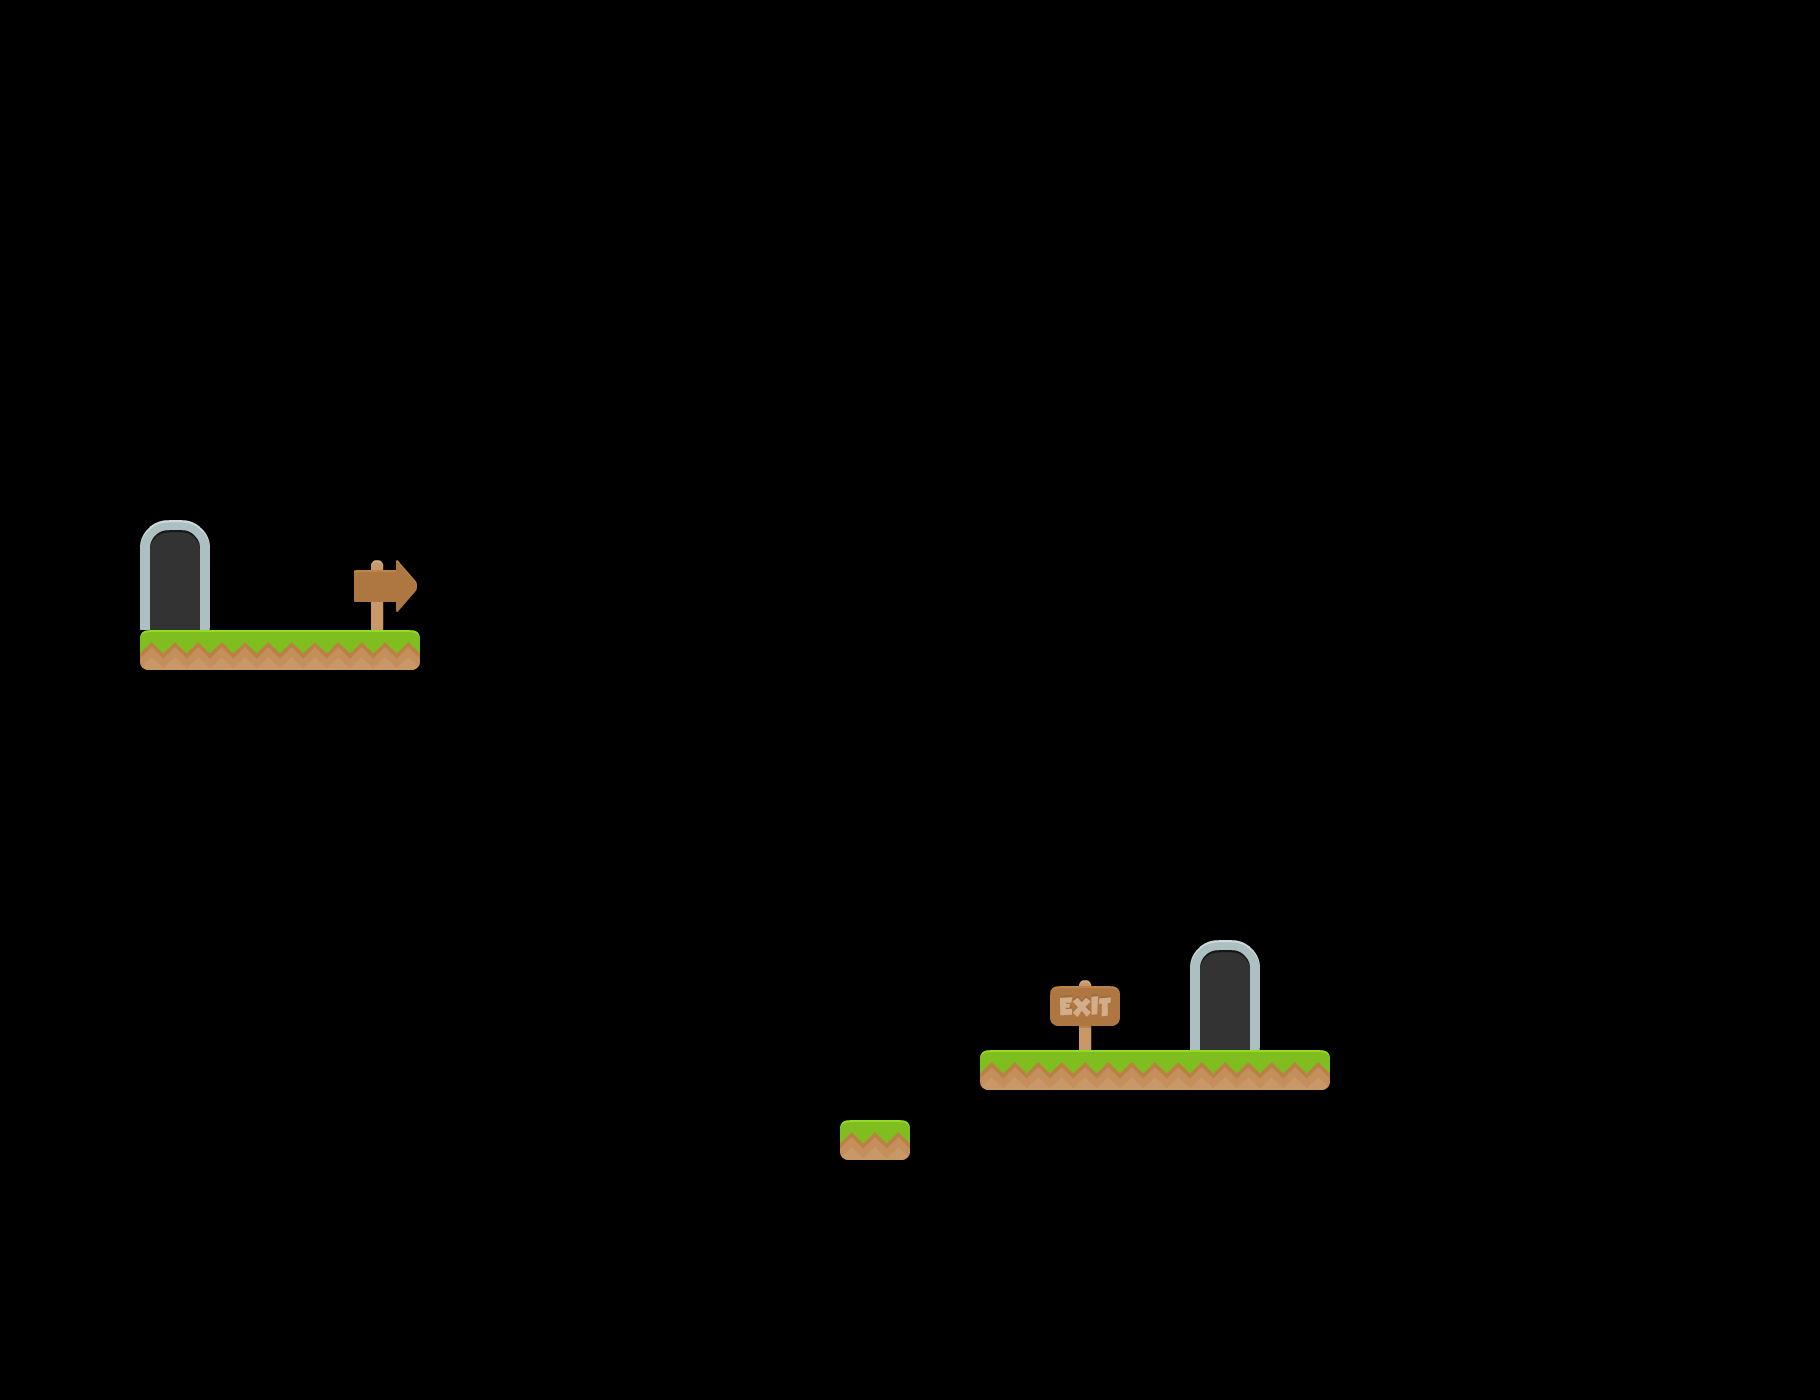

A 2D game scene composited from a Tiled map and its tileset images. What follows is a short description and the map's XML, with every tile layer's data as written:
An orthogonal 26x20 tile map with 70x70 px tiles, 4 tile layers (Colliders, Start, Exit, Decorations) and 16 objects.

<map version="1.5" tiledversion="1.6.0" orientation="orthogonal" renderorder="right-down" width="26" height="20" tilewidth="70" tileheight="70" infinite="0" nextlayerid="8" nextobjectid="8">
 <editorsettings>
  <export target="level2.json" format="json" />
 </editorsettings>
 <tileset firstgid="1" name="tiles" tilewidth="70" tileheight="70" spacing="4" margin="1" tilecount="156" columns="12">
  <image source="../../../images/spritesheets/tiles.png" trans="ff00ff" width="886" height="960" />
  <tile id="2">
   <objectgroup draworder="index" id="2">
    <object id="1" x="0" y="0" width="70" height="40" />
   </objectgroup>
  </tile>
  <tile id="14">
   <objectgroup draworder="index" id="2">
    <object id="1" x="0" y="0" width="70" height="40" />
   </objectgroup>
  </tile>
  <tile id="15">
   <objectgroup draworder="index" id="2">
    <object id="1" x="0" y="50" width="70" height="20" />
   </objectgroup>
  </tile>
  <tile id="26">
   <objectgroup draworder="index" id="2">
    <object id="1" x="0" y="0" width="70" height="40" />
   </objectgroup>
  </tile>
  <tile id="44">
   <objectgroup draworder="index" id="2">
    <object id="1" x="0" y="0" width="70" height="40" />
   </objectgroup>
  </tile>
  <tile id="45">
   <objectgroup draworder="index" id="2">
    <object id="1" x="0" y="30" width="70" height="40" />
   </objectgroup>
  </tile>
  <tile id="56">
   <objectgroup draworder="index" id="2">
    <object id="1" x="0" y="0" width="70" height="40" />
   </objectgroup>
  </tile>
  <tile id="57">
   <objectgroup draworder="index" id="2">
    <object id="1" x="0" y="0" width="70" height="70" />
   </objectgroup>
  </tile>
  <tile id="68">
   <objectgroup draworder="index" id="2">
    <object id="1" x="0" y="0" width="70" height="40" />
   </objectgroup>
  </tile>
  <tile id="71">
   <objectgroup draworder="index" id="2">
    <object id="1" x="0" y="0" width="70" height="40" />
   </objectgroup>
  </tile>
  <tile id="80">
   <objectgroup draworder="index" id="2">
    <object id="1" x="0" y="0" width="70" height="40" />
   </objectgroup>
  </tile>
  <tile id="117">
   <objectgroup draworder="index" id="2">
    <object id="1" x="0" y="0" width="70" height="40" />
   </objectgroup>
  </tile>
  <tile id="119">
   <objectgroup draworder="index" id="2">
    <object id="1" x="0" y="0" width="70" height="40" />
   </objectgroup>
  </tile>
  <tile id="124">
   <objectgroup draworder="index" id="2">
    <object id="1" x="0" y="45" width="70" height="25" />
   </objectgroup>
  </tile>
  <tile id="126">
   <objectgroup draworder="index" id="2">
    <object id="1" x="0" y="0" width="70" height="40" />
   </objectgroup>
  </tile>
  <tile id="145">
   <objectgroup draworder="index" id="2">
    <object id="1" x="0" y="0" width="70" height="40" />
   </objectgroup>
  </tile>
 </tileset>
 <layer id="1" name="Colliders" width="26" height="20">
  <data encoding="csv">
0,0,0,0,0,0,0,0,0,0,0,0,0,0,0,0,0,0,0,0,0,0,0,0,0,0,
0,0,0,0,0,0,0,0,0,0,0,0,0,0,0,0,0,0,0,0,0,0,0,0,0,0,
0,0,0,0,0,0,0,0,0,0,0,0,0,0,0,0,0,0,0,0,0,0,0,0,0,0,
0,0,0,0,0,0,0,0,0,0,0,0,0,0,0,0,0,0,0,0,0,0,0,0,0,0,
0,0,0,0,0,0,0,0,0,0,0,0,0,0,0,0,0,0,0,0,0,0,0,0,0,0,
0,0,0,0,0,0,0,0,0,0,0,0,0,0,0,0,0,0,0,0,0,0,0,0,0,0,
0,0,0,0,0,0,0,0,0,0,0,0,0,0,0,0,0,0,0,0,0,0,0,0,0,0,
0,0,0,0,0,0,0,0,0,0,0,0,0,0,0,0,0,0,0,0,0,0,0,0,0,0,
0,0,0,0,0,0,0,0,0,0,0,0,0,0,0,0,0,0,0,0,0,0,0,0,0,0,
0,0,69,57,57,45,0,0,0,0,0,0,0,0,0,0,0,0,0,0,0,0,0,0,0,0,
0,0,0,0,0,0,0,0,0,0,0,0,0,0,0,0,0,0,0,0,0,0,0,0,0,0,
0,0,0,0,0,0,0,0,0,0,0,0,0,0,0,0,0,0,0,0,0,0,0,0,0,0,
0,0,0,0,0,0,0,0,0,0,0,0,0,0,0,0,0,0,0,0,0,0,0,0,0,0,
0,0,0,0,0,0,0,0,0,0,0,0,0,0,0,0,0,0,0,0,0,0,0,0,0,0,
0,0,0,0,0,0,0,0,0,0,0,0,0,0,0,0,0,0,0,0,0,0,0,0,0,0,
0,0,0,0,0,0,0,0,0,0,0,0,0,0,69,57,57,57,45,0,0,0,0,0,0,0,
0,0,0,0,0,0,0,0,0,0,0,0,81,0,0,0,0,0,0,0,0,0,0,0,0,0,
0,0,0,0,0,0,0,0,0,0,0,0,0,0,0,0,0,0,0,0,0,0,0,0,0,0,
0,0,0,0,0,0,0,0,0,0,0,0,0,0,0,0,0,0,0,0,0,0,0,0,0,0,
0,0,0,0,0,0,0,0,0,0,0,0,0,0,0,0,0,0,0,0,0,0,0,0,0,0
</data>
 </layer>
 <group id="6" name="Doors">
  <layer id="7" name="Start" width="26" height="20">
   <data encoding="csv">
0,0,0,0,0,0,0,0,0,0,0,0,0,0,0,0,0,0,0,0,0,0,0,0,0,0,
0,0,0,0,0,0,0,0,0,0,0,0,0,0,0,0,0,0,0,0,0,0,0,0,0,0,
0,0,0,0,0,0,0,0,0,0,0,0,0,0,0,0,0,0,0,0,0,0,0,0,0,0,
0,0,0,0,0,0,0,0,0,0,0,0,0,0,0,0,0,0,0,0,0,0,0,0,0,0,
0,0,0,0,0,0,0,0,0,0,0,0,0,0,0,0,0,0,0,0,0,0,0,0,0,0,
0,0,0,0,0,0,0,0,0,0,0,0,0,0,0,0,0,0,0,0,0,0,0,0,0,0,
0,0,0,0,0,0,0,0,0,0,0,0,0,0,0,0,0,0,0,0,0,0,0,0,0,0,
0,0,46,0,0,0,0,0,0,0,0,0,0,0,0,0,0,0,0,0,0,0,0,0,0,0,
0,0,58,0,0,0,0,0,0,0,0,0,0,0,0,0,0,0,0,0,0,0,0,0,0,0,
0,0,0,0,0,0,0,0,0,0,0,0,0,0,0,0,0,0,0,0,0,0,0,0,0,0,
0,0,0,0,0,0,0,0,0,0,0,0,0,0,0,0,0,0,0,0,0,0,0,0,0,0,
0,0,0,0,0,0,0,0,0,0,0,0,0,0,0,0,0,0,0,0,0,0,0,0,0,0,
0,0,0,0,0,0,0,0,0,0,0,0,0,0,0,0,0,0,0,0,0,0,0,0,0,0,
0,0,0,0,0,0,0,0,0,0,0,0,0,0,0,0,0,0,0,0,0,0,0,0,0,0,
0,0,0,0,0,0,0,0,0,0,0,0,0,0,0,0,0,0,0,0,0,0,0,0,0,0,
0,0,0,0,0,0,0,0,0,0,0,0,0,0,0,0,0,0,0,0,0,0,0,0,0,0,
0,0,0,0,0,0,0,0,0,0,0,0,0,0,0,0,0,0,0,0,0,0,0,0,0,0,
0,0,0,0,0,0,0,0,0,0,0,0,0,0,0,0,0,0,0,0,0,0,0,0,0,0,
0,0,0,0,0,0,0,0,0,0,0,0,0,0,0,0,0,0,0,0,0,0,0,0,0,0,
0,0,0,0,0,0,0,0,0,0,0,0,0,0,0,0,0,0,0,0,0,0,0,0,0,0
</data>
  </layer>
  <layer id="5" name="Exit" width="26" height="20">
   <data encoding="csv">
0,0,0,0,0,0,0,0,0,0,0,0,0,0,0,0,0,0,0,0,0,0,0,0,0,0,
0,0,0,0,0,0,0,0,0,0,0,0,0,0,0,0,0,0,0,0,0,0,0,0,0,0,
0,0,0,0,0,0,0,0,0,0,0,0,0,0,0,0,0,0,0,0,0,0,0,0,0,0,
0,0,0,0,0,0,0,0,0,0,0,0,0,0,0,0,0,0,0,0,0,0,0,0,0,0,
0,0,0,0,0,0,0,0,0,0,0,0,0,0,0,0,0,0,0,0,0,0,0,0,0,0,
0,0,0,0,0,0,0,0,0,0,0,0,0,0,0,0,0,0,0,0,0,0,0,0,0,0,
0,0,0,0,0,0,0,0,0,0,0,0,0,0,0,0,0,0,0,0,0,0,0,0,0,0,
0,0,0,0,0,0,0,0,0,0,0,0,0,0,0,0,0,0,0,0,0,0,0,0,0,0,
0,0,0,0,0,0,0,0,0,0,0,0,0,0,0,0,0,0,0,0,0,0,0,0,0,0,
0,0,0,0,0,0,0,0,0,0,0,0,0,0,0,0,0,0,0,0,0,0,0,0,0,0,
0,0,0,0,0,0,0,0,0,0,0,0,0,0,0,0,0,0,0,0,0,0,0,0,0,0,
0,0,0,0,0,0,0,0,0,0,0,0,0,0,0,0,0,0,0,0,0,0,0,0,0,0,
0,0,0,0,0,0,0,0,0,0,0,0,0,0,0,0,0,0,0,0,0,0,0,0,0,0,
0,0,0,0,0,0,0,0,0,0,0,0,0,0,0,0,0,46,0,0,0,0,0,0,0,0,
0,0,0,0,0,0,0,0,0,0,0,0,0,0,0,0,0,58,0,0,0,0,0,0,0,0,
0,0,0,0,0,0,0,0,0,0,0,0,0,0,0,0,0,0,0,0,0,0,0,0,0,0,
0,0,0,0,0,0,0,0,0,0,0,0,0,0,0,0,0,0,0,0,0,0,0,0,0,0,
0,0,0,0,0,0,0,0,0,0,0,0,0,0,0,0,0,0,0,0,0,0,0,0,0,0,
0,0,0,0,0,0,0,0,0,0,0,0,0,0,0,0,0,0,0,0,0,0,0,0,0,0,
0,0,0,0,0,0,0,0,0,0,0,0,0,0,0,0,0,0,0,0,0,0,0,0,0,0
</data>
  </layer>
 </group>
 <layer id="2" name="Decorations" width="26" height="20">
  <data encoding="csv">
0,0,0,0,0,0,0,0,0,0,0,0,0,0,0,0,0,0,0,0,0,0,0,0,0,0,
0,0,0,0,0,0,0,0,0,0,0,0,0,0,0,0,0,0,0,0,0,0,0,0,0,0,
0,0,0,0,0,0,0,0,0,0,0,0,0,0,0,0,0,0,0,0,0,0,0,0,0,0,
0,0,0,0,0,0,0,0,0,0,0,0,0,0,0,0,0,0,0,0,0,0,0,0,0,0,
0,0,0,0,0,0,0,0,0,0,0,0,0,0,0,0,0,0,0,0,0,0,0,0,0,0,
0,0,0,0,0,0,0,0,0,0,0,0,0,0,0,0,0,0,0,0,0,0,0,0,0,0,
0,0,0,0,0,0,0,0,0,0,0,0,0,0,0,0,0,0,0,0,0,0,0,0,0,0,
0,0,0,0,0,0,0,0,0,0,0,0,0,0,0,0,0,0,0,0,0,0,0,0,0,0,
0,0,0,0,0,41,0,0,0,0,0,0,0,0,0,0,0,0,0,0,0,0,0,0,0,0,
0,0,0,0,0,0,0,0,0,0,0,0,0,0,0,0,0,0,0,0,0,0,0,0,0,0,
0,0,0,0,0,0,0,0,0,0,0,0,0,0,0,0,0,0,0,0,0,0,0,0,0,0,
0,0,0,0,0,0,0,0,0,0,0,0,0,0,0,0,0,0,0,0,0,0,0,0,0,0,
0,0,0,0,0,0,0,0,0,0,0,0,0,0,0,0,0,0,0,0,0,0,0,0,0,0,
0,0,0,0,0,0,0,0,0,0,0,0,0,0,0,0,0,0,0,0,0,0,0,0,0,0,
0,0,0,0,0,0,0,0,0,0,0,0,0,0,0,65,0,0,0,0,0,0,0,0,0,0,
0,0,0,0,0,0,0,0,0,0,0,0,0,0,0,0,0,0,0,0,0,0,0,0,0,0,
0,0,0,0,0,0,0,0,0,0,0,0,0,0,0,0,0,0,0,0,0,0,0,0,0,0,
0,0,0,0,0,0,0,0,0,0,0,0,0,0,0,0,0,0,0,0,0,0,0,0,0,0,
0,0,0,0,0,0,0,0,0,0,0,0,0,0,0,0,0,0,0,0,0,0,0,0,0,0,
0,0,0,0,0,0,0,0,0,0,0,0,0,0,0,0,0,0,0,0,0,0,0,0,0,0
</data>
 </layer>
</map>
